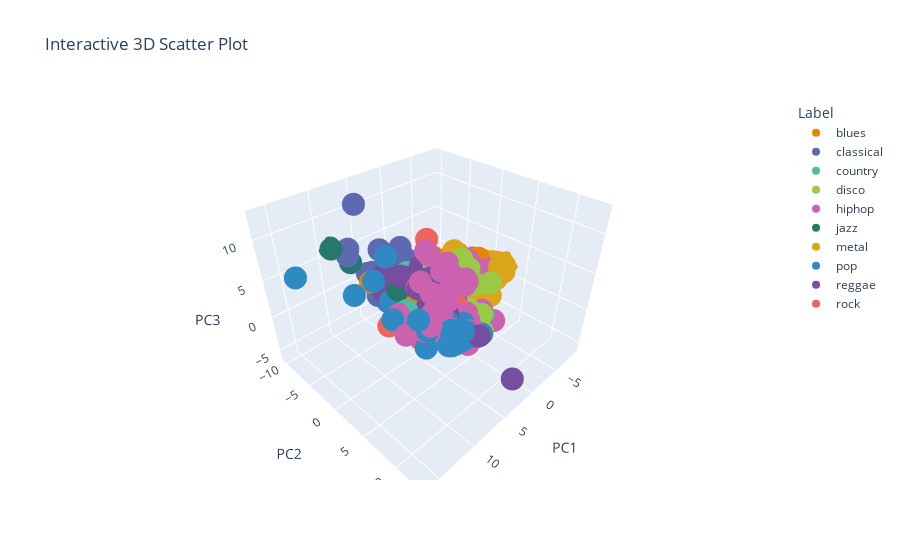

The code cell stored with this chart in its notebook:
### Code cell
import plotly.express as px
import numpy as np

unique_labels = np.unique(labels)
label_to_color = {label: idx for idx, label in enumerate(unique_labels)}
colors = np.array([label_to_color[label] for label in labels])

import pandas as pd
df = pd.DataFrame({
    'PC1': features_pca[:, 0],
    'PC2': features_pca[:, 1],
    'PC3': features_pca[:, 2],
    'Label': labels
})

fig = px.scatter_3d(
    df,
    x='PC1',
    y='PC2',
    z='PC3',
    color='Label',
    title="Interactive 3D Scatter Plot",
    color_discrete_sequence=px.colors.qualitative.Vivid
)

fig.show()
